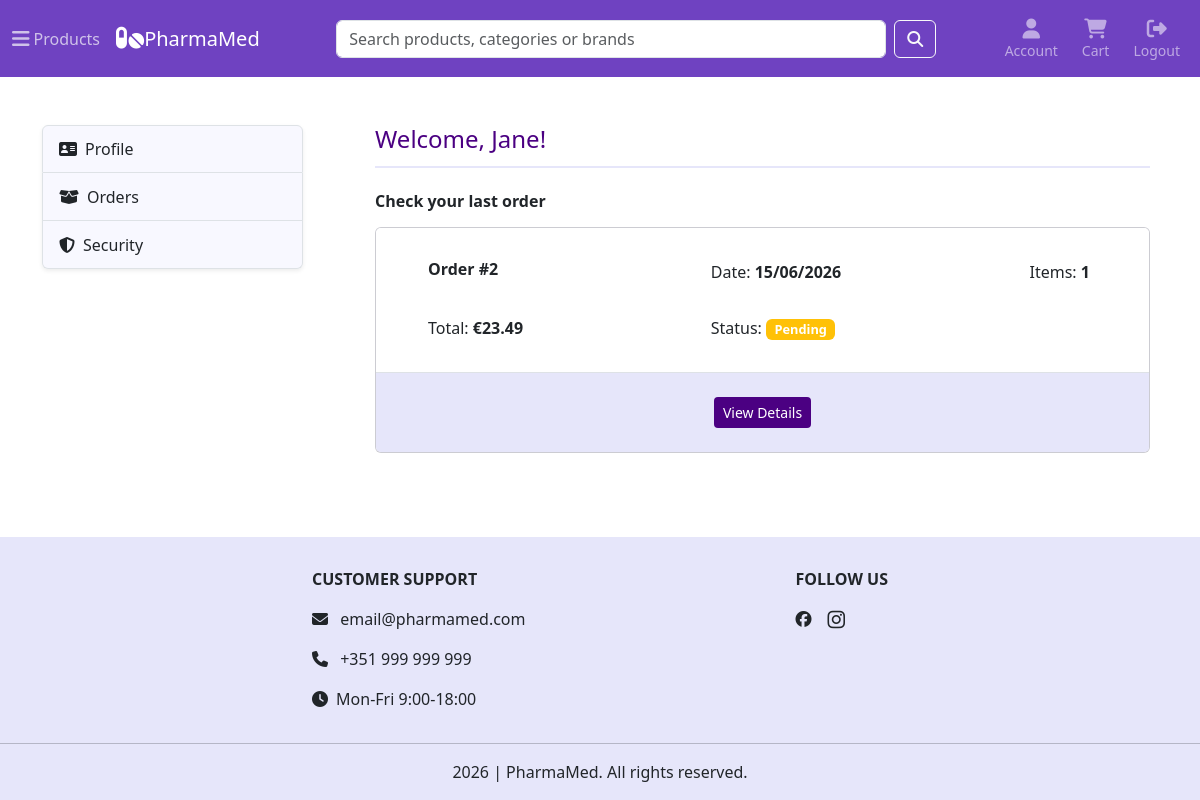
Page /account/home (signed in) on the earlier database version.
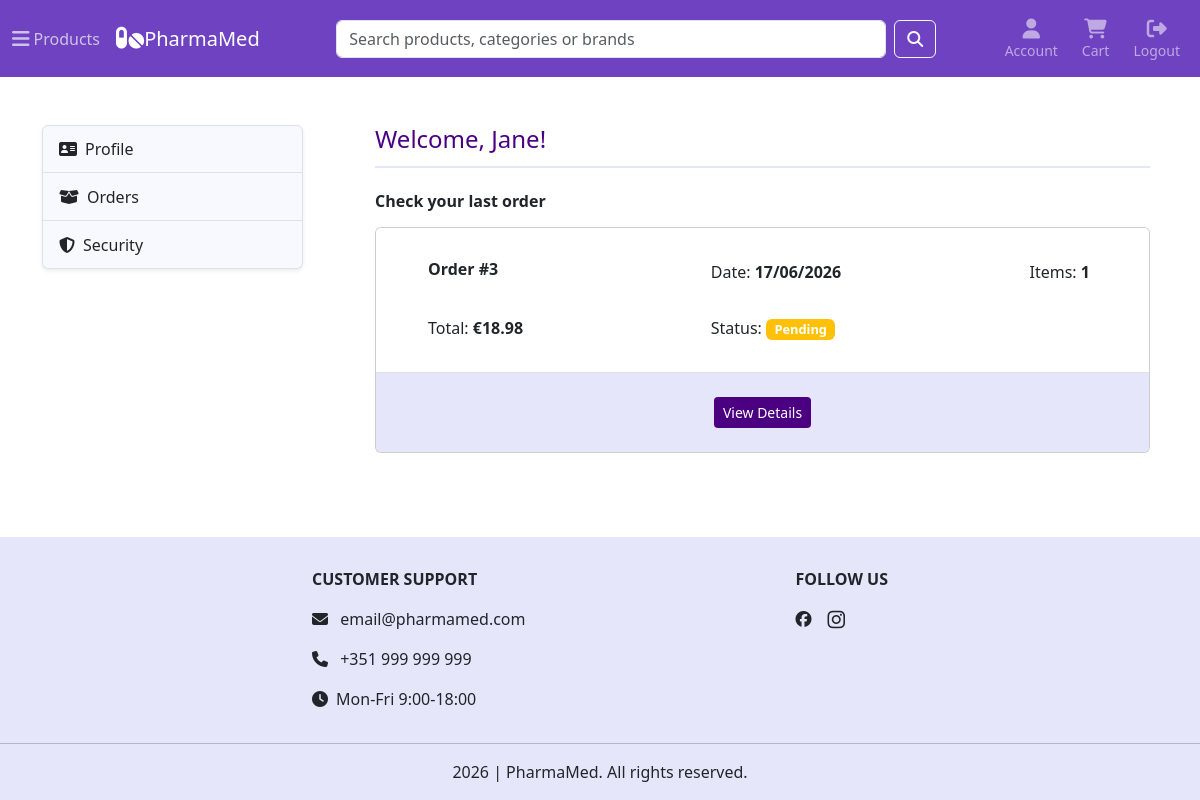
Same page on the later database version.
### tables this page shows
CREATE TABLE orders (
    id INTEGER PRIMARY KEY AUTOINCREMENT,
    user_id INTEGER NOT NULL,
    address_id INTEGER NOT NULL,
    full_name TEXT NOT NULL,
    address_line TEXT NOT NULL,
    postal_code TEXT NOT NULL,
    city TEXT NOT NULL,
    country TEXT NOT NULL,
    shipping_method TEXT NOT NULL,
    subtotal REAL NOT NULL,
    shipping_cost REAL NOT NULL,
    total REAL NOT NULL,
    status TEXT NOT NULL DEFAULT 'pending',
    created_at TIMESTAMP DEFAULT CURRENT_TIMESTAMP,
    updated_at TIMESTAMP DEFAULT CURRENT_TIMESTAMP,
    FOREIGN KEY (user_id) REFERENCES users(id)
);

### app/routes/account.py (the view)
@account_bp.route("/home")
@login_required
def account_home():
    db = get_db()
    user = get_user_profile(db, current_user.id)
    first_name = user["first_name"]
    orders = get_user_orders(db, current_user.id, limit=1)
    return render_template("account/dashboard.html", first_name=first_name, active_page=None, orders=orders)

### app/__init__.py (called while the page is built)
@app.context_processor
def inject_globals():
    return {
        "categories_menu": load_categories_menu(),
        "cart_count": get_cart_count()
    }

### app/models/user.py (called while the page is built)
@login_manager.user_loader
def load_user(user_id):
    db = get_db()
    user = db.execute(
        """
        SELECT id, email, first_name, last_name
        FROM users
        WHERE id = ?
        """,
        (int(user_id),)
    ).fetchone()
    if user is None:
        return None
    return User(
        user["id"],
        user["email"],
        user["first_name"],
        user["last_name"]
    )

### app/services/cart_service.py (called while the page is built)
def get_cart_count():
    db = get_db()
    if current_user.is_authenticated:
        return db_cart_count(db, current_user.id)
    session_cart = session.get('cart', {})
    return sum(session_cart.values())

def db_cart_count(db, user_id):
    cart_count = db.execute(
        """
        SELECT SUM(quantity) as total
        FROM cart_items ci
        JOIN carts c ON ci.cart_id = c.id
        WHERE c.user_id = ?
        """,
        (user_id,)
    ).fetchone()
    return cart_count["total"] or 0

### app/utils/formatting.py (called while the page is built)
def format_date(value):
    return datetime.strptime(value, "%Y-%m-%d %H:%M:%S").strftime("%d/%m/%Y")

### app/templates/account/dashboard.html (shortened to what this page needs)
{% extends "account/account.html" %}
{% block account_content %}
<div class="section-heading pb-1">
    <h1 class="fs-4">Welcome, {{ current_user.first_name }}!</h1>
</div>
{% for order in orders %}
    <h2 class="fw-semibold fs-6 mb-3 mt-4">Check your last order</h2>
    <div class="card order-card mb-4">
        <ul class="list-group list-group-flush">
            <li class="list-group-item p-3">
                <div class="row mt-3">
                    <div class="col-12 col-md-6 col-lg-5 mb-3 mb-md-0 ps-lg-5">
                        <h3 class="fs-6 fw-bold">Order #{{ order.id }} </h3>
                    </div>
                    <div class="col-12 col-md-6 col-lg-5">
                        <p>Date: <strong>{{ order.created_at | format_date }}</strong></p>
                    </div>
                    <div class="col-12 col-md-6 col-lg-2 mt-md-3 mt-lg-0">
                        <p>Items: <strong>{{ order.item_count }}</strong></p>
                    </div>
                    <div class="col-12 col-md-6 col-lg-5 mt-md-3 ps-lg-5">
                        <p>Total: <strong>€{{ "%.2f"|format(order.total)  }}</strong></p>
                    </div>
                    <div class="col-12 col-md-6 col-lg-7 mt-md-3">
                        <p>Status: <span class="badge {% if order.status == 'pending' %}bg-warning{% elif order.status == 'processing' %}bg-info{% elif order.status == 'shipped' %}bg-primary{% elif order.status == 'delivered' %}bg-success{% elif order.status == 'cancelled' %}bg-danger{% endif %}">{{ order.status|title }}</span></p>
                    </div>
                </div>
            </li>
            <li class="list-group-item dark-item p-4">
                <div class="text-center">
                    <a href="{{ url_for('account.order_details', order_id=order.id) }}" class="btn btn-sm action-btn" aria-label="View details for order {{ order.id }}">
                        View Details
                    </a>
                </div>
            </li>
        </ul>
    </div>
{% endfor %}
{% endblock %}

Differences in the rows shown:
no longer on this page (row edited): orders: id "2", created_at "15/06/2026", item_count "1", total "23.49", status "Pending"
added orders: id "3", created_at "17/06/2026", item_count "1", total "18.98", status "Pending"
